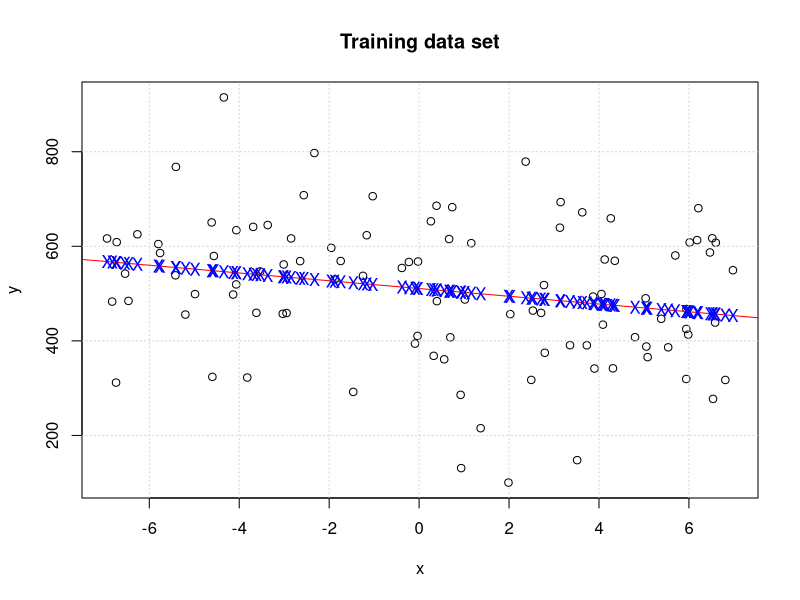
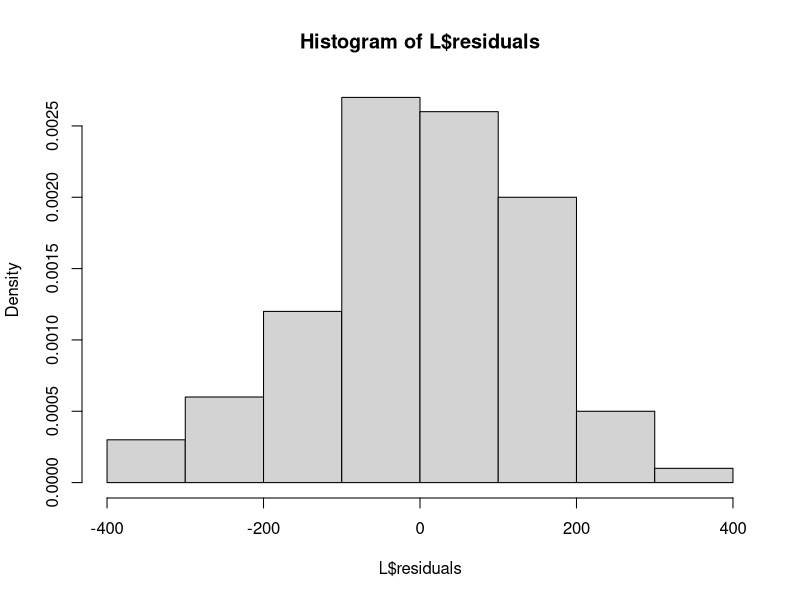
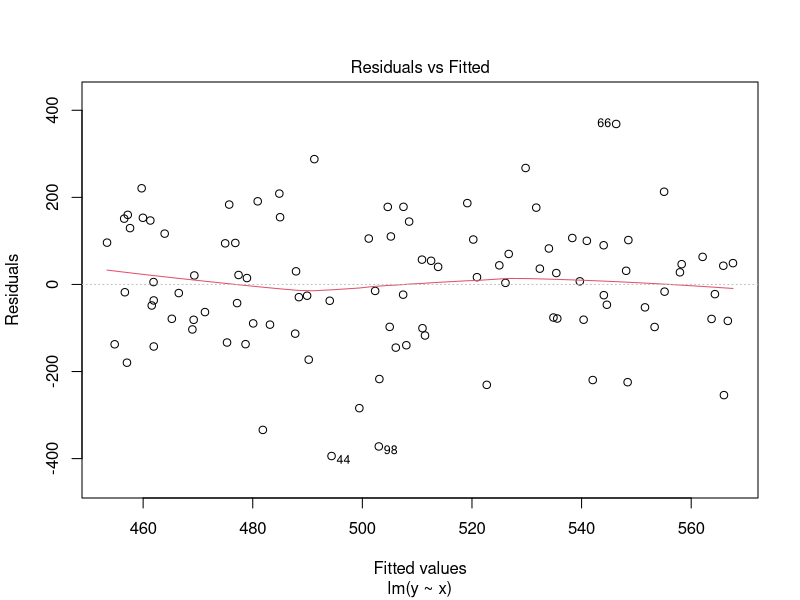
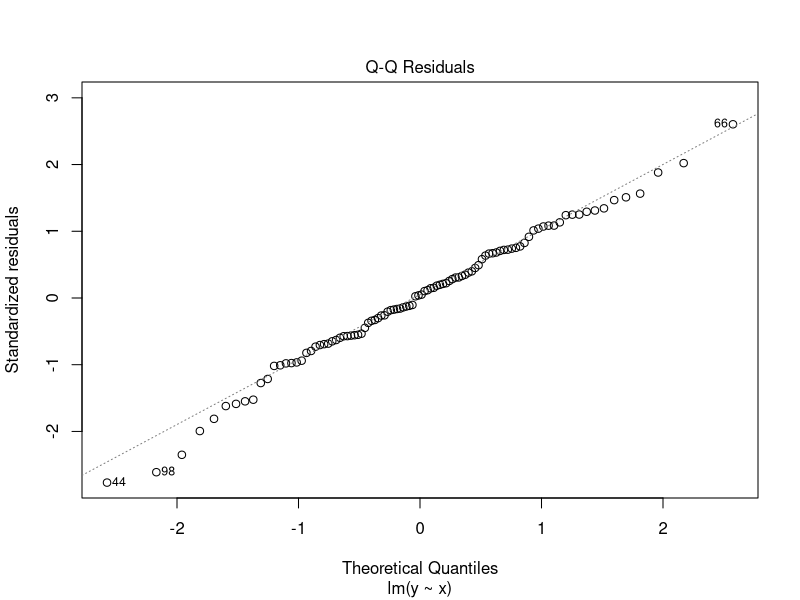
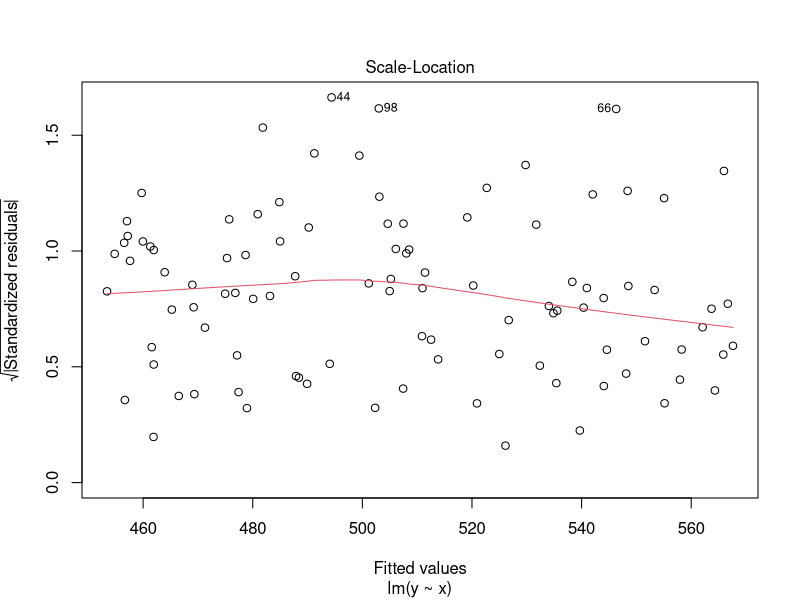
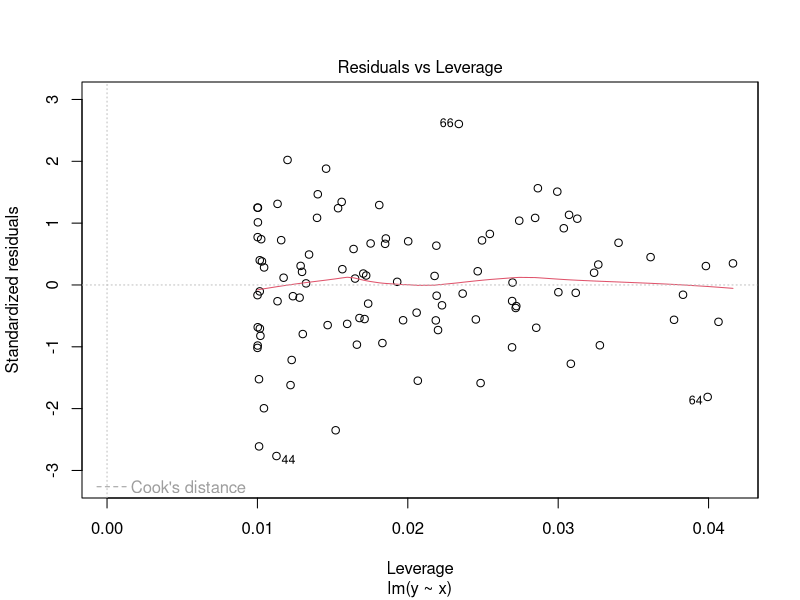

R code for these plots, in order:
print('Exercise 1')

# Defining the training data set
x = runif(100,-7,7)
y = 3 - 2*x + rnorm(100,500,150)
# y = 3 -2*x + rpois(100, lambda = 1)
# Plotting the training data set
plot(x,y)
title('Training data set')
grid()

# Linear model
L = lm(y~x)
summary(L)
abline(L, col='red')
points(x,L$fitted.values,pch='X',col='blue')

# Manual calculation of sigma_hat
sigma_hat = sqrt(sum((y-L$fitted.values)^2)/L$df.residual)

# Residuals = y - fitted values
# Histogram - residuals
hist(L$residuals,freq = FALSE)

# Plotting the complete outcome of the linear model L
plot(L)
# There are 4 plots as a result:
# 1. Residuals vs Fitted
# Homoscedasticity. This assumption means that the
# variance around the regression line is the same for
# all values of the predictor variable (X). In other words,
# same variance across all the data set
# 2. QQ plot - quantile/quantile plotting
# Assuming a Gaussian distribution
# Standarized residuals ~ theoretical quantiles
# If the points are tight to the line, we can accept the
# Gaussian noise
# 3. Scale location
# Standarized residuals ~ observed quantiles
# 4. Residuals vs Leverage

